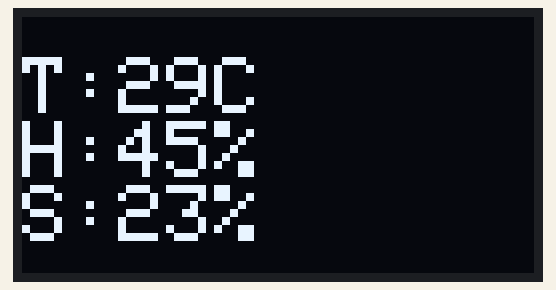
Bench run of a sketch on a simulated Arduino Uno, built with avr-gcc and run on an emulated ATmega328P. Parts: 128×64 one-colour display.

Above: at 2.1 s.
At 6.2 s:
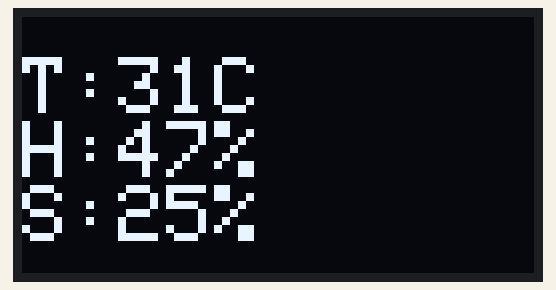
At 10.2 s:
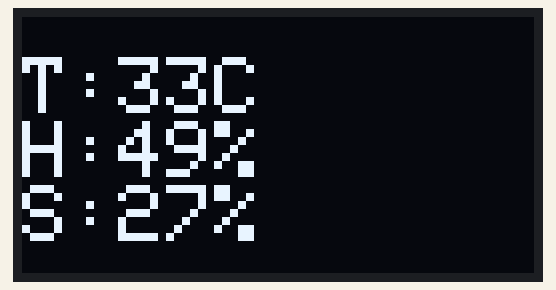
At 18.3 s:
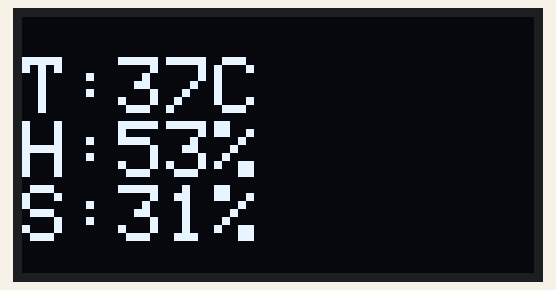
At 26.5 s:
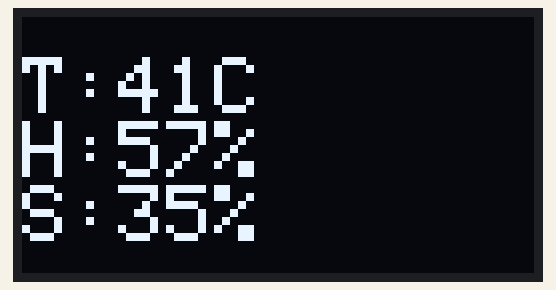
At 36.6 s:
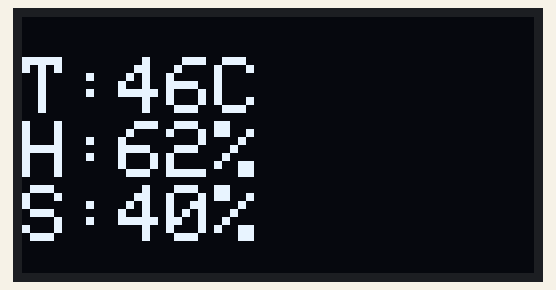

Measured:
- what the display in image 0 shows lasts 2.0 s, from 2.1 s to 4.1 s

The sketch:

oled.ino
```cpp
//sda - a4
//scl - a5
//3.3v
#include <Wire.h>
#include <Adafruit_GFX.h>
#include <Adafruit_SSD1306.h>

#define SCREEN_WIDTH 128 // OLED display width, in pixels
#define SCREEN_HEIGHT 64 // OLED display height, in pixels

// Declaration for an SSD1306 display connected to I2C (SDA, SCL pins)
Adafruit_SSD1306 display(SCREEN_WIDTH, SCREEN_HEIGHT, &Wire, -1);

int temp = 29;
int humi = 45;
int soil = 23;

void setup() {
  Serial.begin(9600);
  if(!display.begin(SSD1306_SWITCHCAPVCC, 0x3C)) { // Address 0x3D for 128x64
    Serial.println(F("SSD1306 allocation failed"));
    for(;;);
  }
}

void loop() {
  delay(2000);
  display.clearDisplay();
  display.setTextSize(2);
  display.setTextColor(WHITE);
  display.setCursor(0, 10);
  display.println("T:"+(String)temp+"C ");
  display.println("H:"+(String)humi+"% ");
  display.println("S:"+(String)soil+"% ");
  display.display();
  temp = temp + 1;
  humi = humi + 1;
  soil = soil + 1;
}
```
